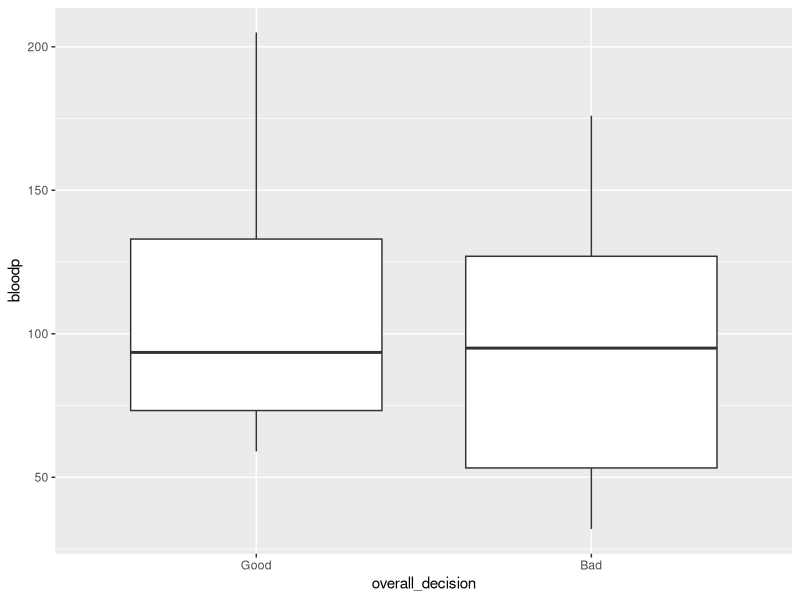
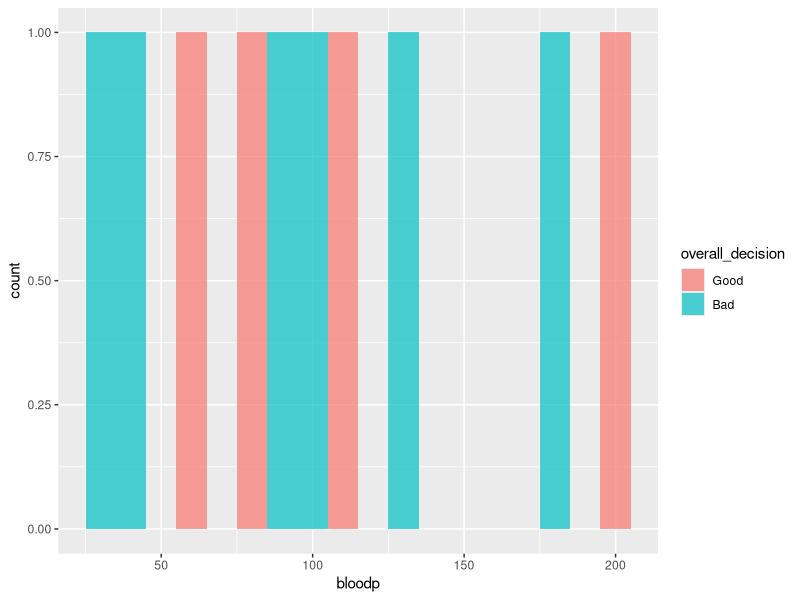

Reproduce these figures in R, in order.
# LIS4370 R Programming - Module 4
# Kathryn Burkhart

# The following data is from a local hospital.
# The data set contains 5 variables based on the observation of 8 patients
# Additionally, the data displays the measurement of blood pressure, 
# first assessment by general doctor (bad=1, good =0) titled "first",
# the second assessment by external doctor (called "second"), 
# and the last row provides the head of the emergency unit's decision regarding 
# immediate care for the patient based on the values 0 or 1 (low = 0, high =1).
# The names of your variables are as follows: 
# "Freq","bloodp","first”, " second”, ”finaldecision”

# Step 1: insert data entries into vectors under the appropriate names and 
# put them into a data frame.

Freq <- c(0.6, 0.3, 0.4, 0.4, 0.2, 0.6, 0.3, 0.4, 0.9, 0.2)

bloodp <- c(103, 87, 32, 42, 59, 109, 78, 205, 135, 176)

# General Doctor Assessment: Bad = 1, Good = 0
first <- c(1, 1, 1, 1, 0, 0, 0, 0, "NA", 1)

# External Doctor Assessment: Low = 0, High = 1
second <- c(0, 0, 1, 1, 0, 0, 1, 1, 1, 1)

# Emergency unit decision: Low = 0, High = 1
finaldecision <- c(0, 1, 0, 1, 0, 1, 0, 1, 1, 1)

# Patient Info data frame
patientInfo <- data.frame(Freq, bloodp, first, second, finaldecision)

# Make sure first is numeric
patientInfo$first <- as.numeric(patientInfo$first)

# The second thing I want to go over is how to best convey the ratings of the three
# medical professionals caring for these patients:
# General Doctor (first), External Doctor (second), Head of Emergency Unit (finaldecision)
# What can be done is to create a new column called overall_decision to effectively
# judge if the medical professionals made a good or bad decision regarding patient care.

# Create a new column 'overall_decision'
patientInfo$overall_decision <- NA

# Combine information from 'first', 'second', and 'final' into 'overall_decision'
for (i in 1:nrow(patientInfo)) {
  if (!is.na(patientInfo$first[i])) {
    patientInfo$overall_decision[i] <- as.numeric(patientInfo$first[i])
  } else if (!is.na(patientInfo$second[i])) {
    patientInfo$overall_decision[i] <- patientInfo$second[i]
  } else {
    patientInfo$overall_decision[i] <- patientInfo$finaldecision[i]
  }
}

# Convert 'overall_decision' to a factor for better representation
patientInfo$overall_decision <- factor(patientInfo$overall_decision, levels = c(0, 1), labels = c("Good", "Bad"))

# Display the modified data frame
print(patientInfo)

# Just looking at the table, it doesn't look like the medical professionals
# made stellar decisions but let's see how this situation looks plotted.

# Use ggplot2 and reshape2 library to generate boxplots and histograms
library(ggplot2)

# Boxplot
ggplot(patientInfo, aes(x = overall_decision, y = bloodp)) + geom_boxplot()

# Histogram
ggplot(patientInfo, aes(x = bloodp, fill = overall_decision)) +
  geom_histogram(binwidth = 10, position = "identity", alpha = 0.7)
